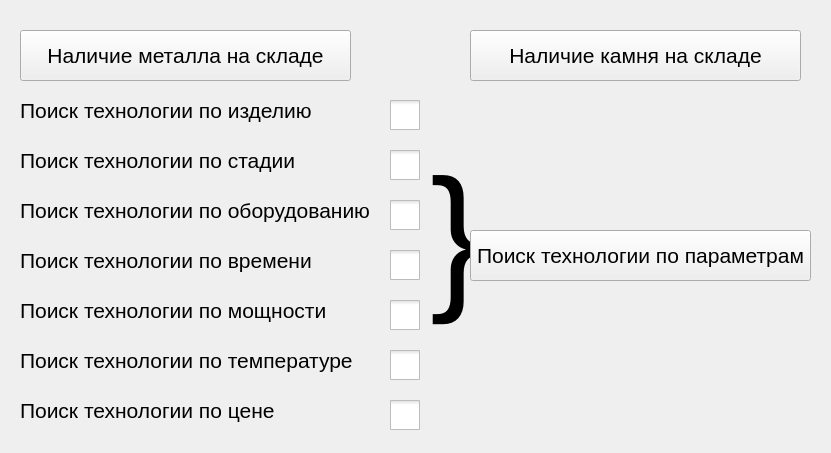
<?xml version="1.0" encoding="UTF-8"?>
<ui version="4.0">
 <class>DispatcherQueriesClass</class>
 <widget class="QWidget" name="DispatcherQueriesClass">
  <property name="geometry">
   <rect>
    <x>0</x>
    <y>0</y>
    <width>831</width>
    <height>453</height>
   </rect>
  </property>
  <property name="windowTitle">
   <string>Запросы диспетчера</string>
  </property>
  <widget class="QPushButton" name="metal_availability_btn">
   <property name="geometry">
    <rect>
     <x>20</x>
     <y>30</y>
     <width>331</width>
     <height>51</height>
    </rect>
   </property>
   <property name="font">
    <font>
     <pointsize>16</pointsize>
    </font>
   </property>
   <property name="mouseTracking">
    <bool>false</bool>
   </property>
   <property name="text">
    <string>Наличие металла на складе</string>
   </property>
   <property name="checkable">
    <bool>false</bool>
   </property>
  </widget>
  <widget class="QPushButton" name="stone_availability_btn">
   <property name="geometry">
    <rect>
     <x>470</x>
     <y>30</y>
     <width>331</width>
     <height>51</height>
    </rect>
   </property>
   <property name="font">
    <font>
     <pointsize>16</pointsize>
    </font>
   </property>
   <property name="mouseTracking">
    <bool>false</bool>
   </property>
   <property name="text">
    <string>Наличие камня на складе</string>
   </property>
   <property name="checkable">
    <bool>false</bool>
   </property>
  </widget>
  <widget class="QLabel" name="label_4">
   <property name="geometry">
    <rect>
     <x>20</x>
     <y>190</y>
     <width>361</width>
     <height>41</height>
    </rect>
   </property>
   <property name="font">
    <font>
     <pointsize>16</pointsize>
    </font>
   </property>
   <property name="text">
    <string>Поиск технологии по оборудованию</string>
   </property>
  </widget>
  <widget class="QCheckBox" name="product_check">
   <property name="geometry">
    <rect>
     <x>390</x>
     <y>100</y>
     <width>31</width>
     <height>31</height>
    </rect>
   </property>
   <property name="styleSheet">
    <string notr="true">QCheckBox::indicator {
    width: 30px;
    height: 30px;
}</string>
   </property>
   <property name="text">
    <string/>
   </property>
   <property name="checked">
    <bool>false</bool>
   </property>
  </widget>
  <widget class="QCheckBox" name="equipment_check">
   <property name="geometry">
    <rect>
     <x>390</x>
     <y>200</y>
     <width>31</width>
     <height>31</height>
    </rect>
   </property>
   <property name="styleSheet">
    <string notr="true">QCheckBox::indicator {
    width: 30px;
    height: 30px;
}</string>
   </property>
   <property name="text">
    <string/>
   </property>
   <property name="checked">
    <bool>false</bool>
   </property>
  </widget>
  <widget class="QCheckBox" name="time_check">
   <property name="geometry">
    <rect>
     <x>390</x>
     <y>250</y>
     <width>31</width>
     <height>31</height>
    </rect>
   </property>
   <property name="styleSheet">
    <string notr="true">QCheckBox::indicator {
    width: 30px;
    height: 30px;
}</string>
   </property>
   <property name="text">
    <string/>
   </property>
   <property name="checked">
    <bool>false</bool>
   </property>
  </widget>
  <widget class="QLabel" name="label_6">
   <property name="geometry">
    <rect>
     <x>430</x>
     <y>70</y>
     <width>51</width>
     <height>331</height>
    </rect>
   </property>
   <property name="font">
    <font>
     <pointsize>120</pointsize>
    </font>
   </property>
   <property name="text">
    <string>}</string>
   </property>
  </widget>
  <widget class="QLabel" name="label_5">
   <property name="geometry">
    <rect>
     <x>20</x>
     <y>240</y>
     <width>301</width>
     <height>41</height>
    </rect>
   </property>
   <property name="font">
    <font>
     <pointsize>16</pointsize>
    </font>
   </property>
   <property name="text">
    <string>Поиск технологии по времени</string>
   </property>
  </widget>
  <widget class="QLabel" name="label_3">
   <property name="geometry">
    <rect>
     <x>20</x>
     <y>140</y>
     <width>281</width>
     <height>41</height>
    </rect>
   </property>
   <property name="font">
    <font>
     <pointsize>16</pointsize>
    </font>
   </property>
   <property name="text">
    <string>Поиск технологии по стадии</string>
   </property>
  </widget>
  <widget class="QCheckBox" name="stage_check">
   <property name="geometry">
    <rect>
     <x>390</x>
     <y>150</y>
     <width>31</width>
     <height>31</height>
    </rect>
   </property>
   <property name="styleSheet">
    <string notr="true">QCheckBox::indicator {
    width: 30px;
    height: 30px;
}</string>
   </property>
   <property name="text">
    <string/>
   </property>
   <property name="checked">
    <bool>false</bool>
   </property>
  </widget>
  <widget class="QLabel" name="label_2">
   <property name="geometry">
    <rect>
     <x>20</x>
     <y>90</y>
     <width>301</width>
     <height>41</height>
    </rect>
   </property>
   <property name="font">
    <font>
     <pointsize>16</pointsize>
    </font>
   </property>
   <property name="text">
    <string>Поиск технологии по изделию</string>
   </property>
  </widget>
  <widget class="QPushButton" name="param_search_btn">
   <property name="geometry">
    <rect>
     <x>470</x>
     <y>230</y>
     <width>341</width>
     <height>51</height>
    </rect>
   </property>
   <property name="font">
    <font>
     <pointsize>16</pointsize>
    </font>
   </property>
   <property name="mouseTracking">
    <bool>false</bool>
   </property>
   <property name="text">
    <string>Поиск технологии по параметрам</string>
   </property>
   <property name="checkable">
    <bool>false</bool>
   </property>
  </widget>
  <widget class="QCheckBox" name="price_check">
   <property name="geometry">
    <rect>
     <x>390</x>
     <y>400</y>
     <width>31</width>
     <height>31</height>
    </rect>
   </property>
   <property name="styleSheet">
    <string notr="true">QCheckBox::indicator {
    width: 30px;
    height: 30px;
}</string>
   </property>
   <property name="text">
    <string/>
   </property>
   <property name="checked">
    <bool>false</bool>
   </property>
  </widget>
  <widget class="QLabel" name="label_7">
   <property name="geometry">
    <rect>
     <x>20</x>
     <y>340</y>
     <width>351</width>
     <height>41</height>
    </rect>
   </property>
   <property name="font">
    <font>
     <pointsize>16</pointsize>
    </font>
   </property>
   <property name="text">
    <string>Поиск технологии по температуре</string>
   </property>
  </widget>
  <widget class="QCheckBox" name="power_check">
   <property name="geometry">
    <rect>
     <x>390</x>
     <y>300</y>
     <width>31</width>
     <height>31</height>
    </rect>
   </property>
   <property name="styleSheet">
    <string notr="true">QCheckBox::indicator {
    width: 30px;
    height: 30px;
}</string>
   </property>
   <property name="text">
    <string/>
   </property>
   <property name="checked">
    <bool>false</bool>
   </property>
  </widget>
  <widget class="QLabel" name="label_8">
   <property name="geometry">
    <rect>
     <x>20</x>
     <y>290</y>
     <width>321</width>
     <height>41</height>
    </rect>
   </property>
   <property name="font">
    <font>
     <pointsize>16</pointsize>
    </font>
   </property>
   <property name="text">
    <string>Поиск технологии по мощности</string>
   </property>
  </widget>
  <widget class="QCheckBox" name="temp_check">
   <property name="geometry">
    <rect>
     <x>390</x>
     <y>350</y>
     <width>31</width>
     <height>31</height>
    </rect>
   </property>
   <property name="styleSheet">
    <string notr="true">QCheckBox::indicator {
    width: 30px;
    height: 30px;
}</string>
   </property>
   <property name="text">
    <string/>
   </property>
   <property name="checked">
    <bool>false</bool>
   </property>
  </widget>
  <widget class="QLabel" name="label_10">
   <property name="geometry">
    <rect>
     <x>20</x>
     <y>390</y>
     <width>361</width>
     <height>41</height>
    </rect>
   </property>
   <property name="font">
    <font>
     <pointsize>16</pointsize>
    </font>
   </property>
   <property name="text">
    <string>Поиск технологии по цене</string>
   </property>
  </widget>
 </widget>
 <resources/>
 <connections/>
</ui>
